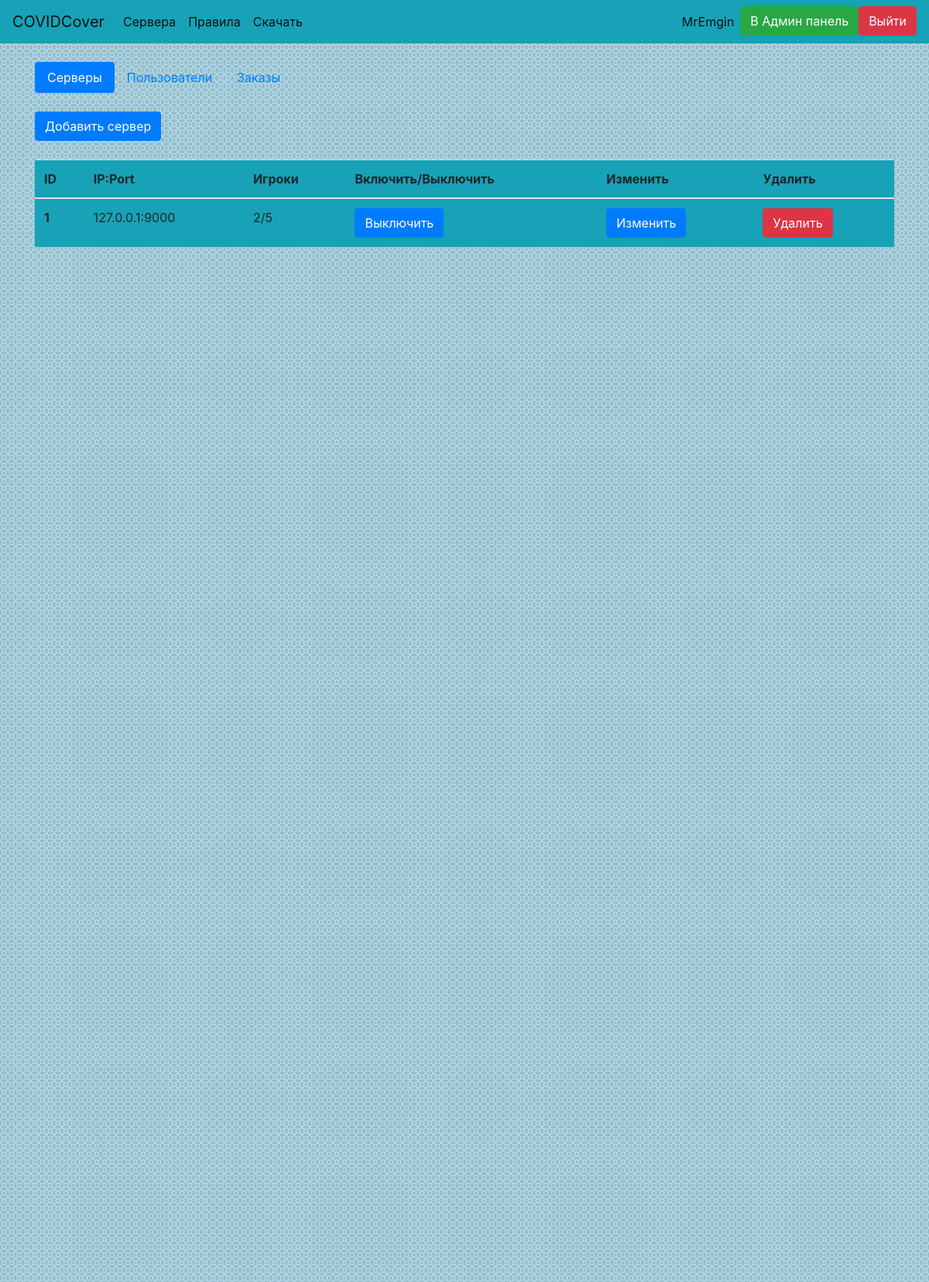
The app's page /admin (signed in), older data.
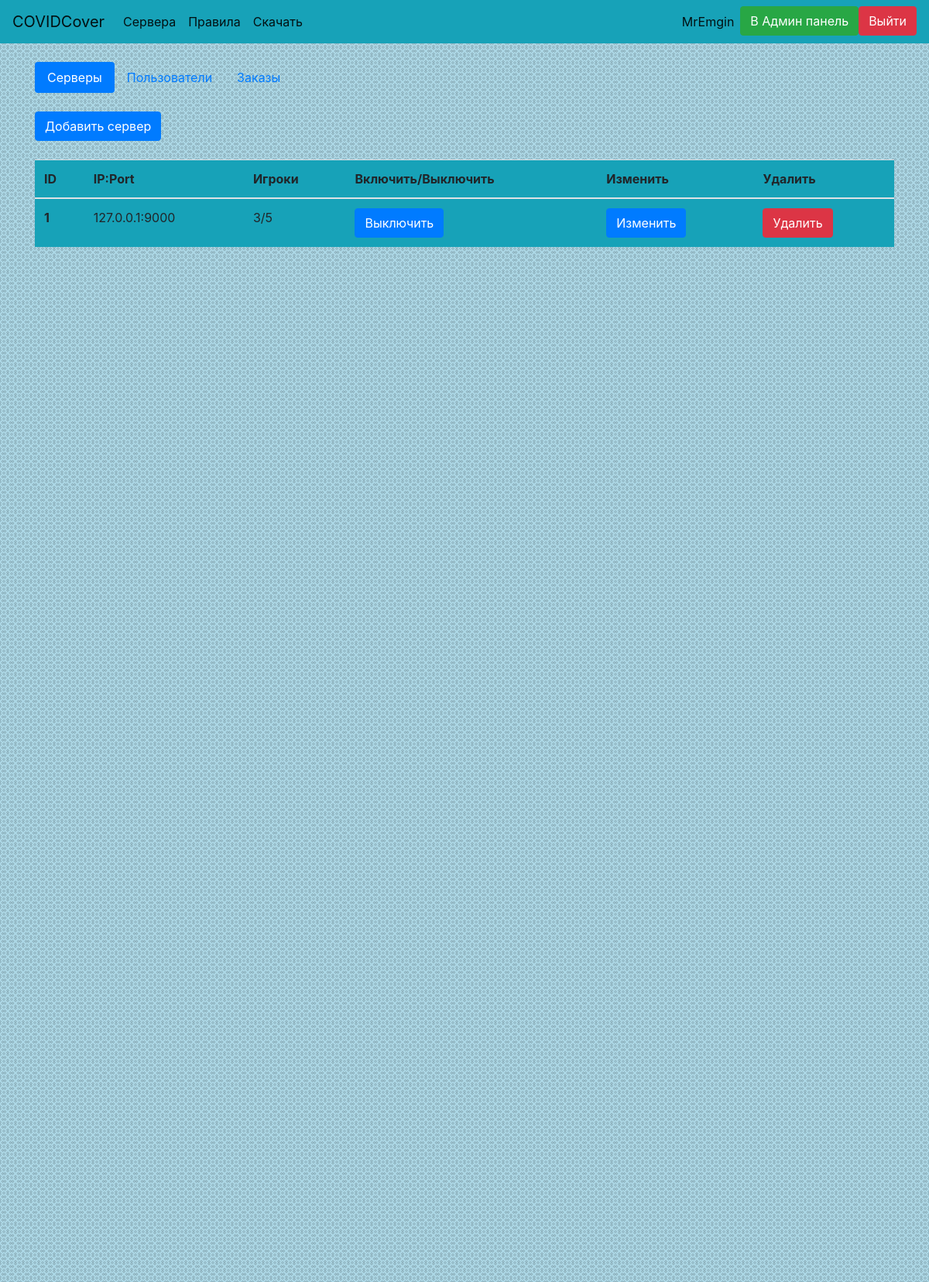
The same page, newer data.
### website/data/server.py (models this page shows)
class Server(SqlAlchemyBase, SerializerMixin):
    __tablename__ = 'servers'
    id = Column(Integer, primary_key=True, autoincrement=True, unique=True)
    ip = Column(String, unique=True)
    limit = Column(Integer, unique=False, default=5)
    players = Column(String, default='', unique=False)
    players_n = Column(Integer, default=0, unique=False)
    token = Column(String, default=lambda: str(uuid4()), unique=True)
    orders = Column(String, default='', unique=False)
    roles = Column(String, default=' pol pol use use cou ', unique=False)
    running = Column(Boolean, default=1, unique=False)

### website/admin_panel.py (the view)
@bp.route('/admin')
def admin_servers():
    if not current_user.is_authenticated or not current_user.privilege_obj.admin:
        abort(404)
    session = create_session()
    servers = session.query(Server).all()
    return render_template('ad_servers.html', title='Серверы', servers=servers)

### website/data/db_session.py (called while the page is built)
def create_session():
    global __factory
    return __factory()

### website/main.py (called while the page is built)
@login_manager.user_loader
def load_user(user_id):
    session = create_session()
    return session.query(User).get(user_id)

### website/templates/ad_servers.html
{% extends 'base.html'%}
{% block body %}
<ul class="nav nav-pills">
  <li class="nav-item">
    <a class="nav-link active" href="/admin">Серверы</a>
  </li>
  <li class="nav-item">
    <a class="nav-link" href="/admin/users">Пользователи</a>
  </li>
  <li class="nav-item">
    <a class="nav-link" href="/admin/orders">Заказы</a>
  </li>
</ul>
<br><a href="/admin/add" class="btn btn-primary">Добавить сервер</a><br><br>
<div>
    <table class="table bg-info">
        <thead>
            <tr>
                <th scope="col">ID</th>
                <th scope="col">IP:Port</th>
                <th scope="col">Игроки</th>
                <th scope="col">Включить/Выключить</th>
                <th scope="col">Изменить</th>
                <th scope="col">Удалить</th>
            </tr>
        </thead>
    <tbody>
        {% for server in servers %}
        <tr>
            <th scope="row">{{ server.id }}</th>
            <td>{{ server.ip }}</td>
            <td>{{ server.players_n }}/{{ server.limit }}</td>
            <td>
                <a href="/admin/switch?server={{ server.token }}" class="btn btn-primary">
                  {% if server.running %}
                  Выключить
                  {% else %}
                  Включить
                  {% endif %}
                </a>
            </td>
            <td>
                <a class="btn btn-primary" href="/admin/edit?server={{ server.token }}">Изменить</a>
            </td>
            <td>
                <a class="btn btn-danger" href="/admin/delete?server={{ server.token }}">Удалить</a>
            </td>
        </tr>
        {% endfor %}
    </tbody>
    </table>
</div>
{% endblock %}

Row changes from the older to the newer data that the page shows:
changed Server id 1: players_n "2" → "3"
